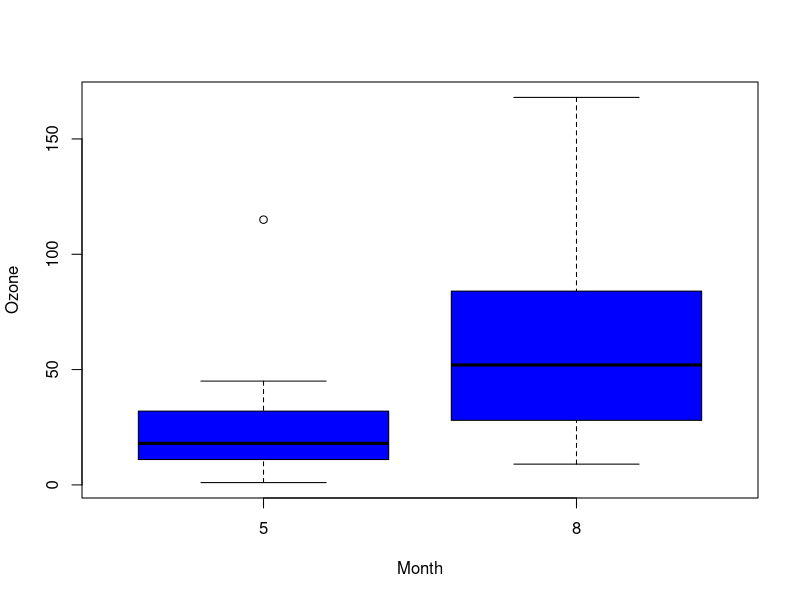

Write R code to recreate this figure.
# Task 4. Hypothesis testing using non-parametric criteria
# The built-in airquality dataset contains information about 
# ozone levels in New York City from May to September 1973.
# Test the hypothesis that the ozone distribution in May and August was the same.
ozon <- airquality
str(ozon)

# ozone layer chart
boxplot(Ozone~Month, data=airquality, subset=Month %in%c(5, 8), col="blue")

# Since there is no data on the type of ozone content distribution, 
# the non-parametric Wilcoxon test is used to test the hypothesis.
wilcox.test(Ozone~Month, data=airquality, subset=Month %in% c(5, 8))

# The function calculates the value of the Wilcoxon rank-sum statistic, 
# as well as the p-value, the value of which allows us to conclude that 
# the hypothesis of homogeneity of distributions can be rejected at a significance level of 0.05.
# Test statistic W = 127.5
# P-value = 0.0001208

# Alternative hypothesis: the true location (median) shift between the groups is not equal to zero.
# Since the p-value is significantly less than the standard significance level of 0.05, 
# there is statistically significant evidence that the ozone concentration in May and August differs significantly.
